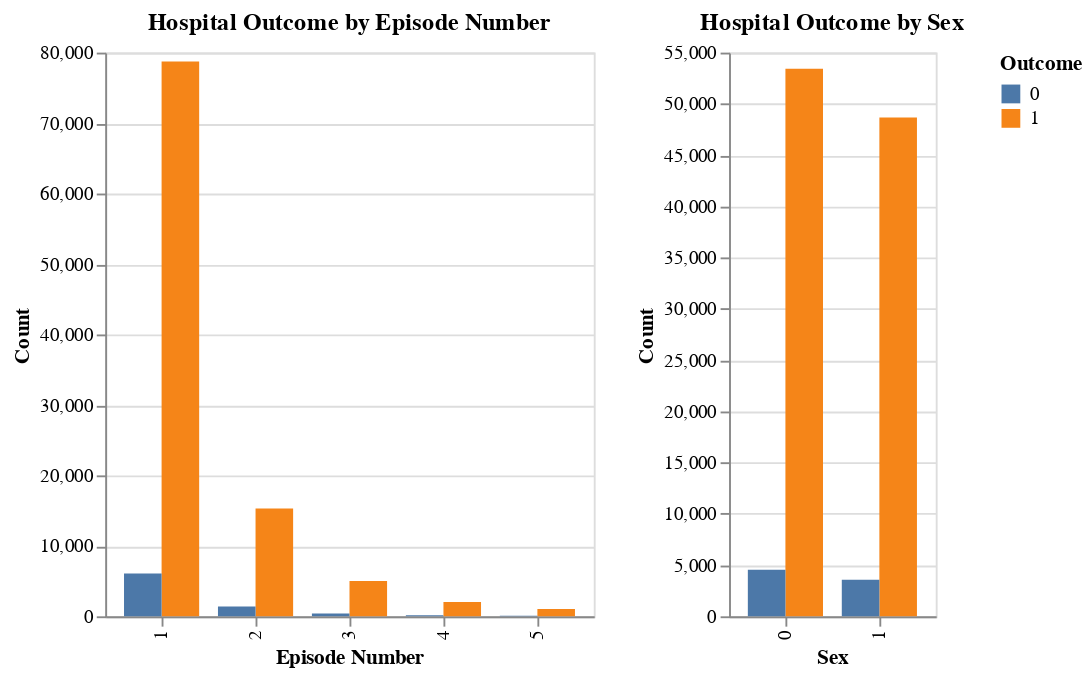

Source (notebook cell):
### Code cell
# Visualize Episode number & Sex VS Outcome by using bar plot
alt.data_transformers.enable('vegafusion')

episode_number_plot = (
    alt.Chart(train_df, title="Hospital Outcome by Episode Number")
    .mark_bar()
    .encode(
        x=alt.X('episode_number:N', title='Episode Number'),
        y=alt.Y('count()', title='Count'),
        color=alt.Color('hospital_outcome:N', title='Outcome'),
        xOffset='hospital_outcome:N')
)

sex_plot = (
    alt.Chart(train_df, title="Hospital Outcome by Sex")
    .mark_bar()
    .encode(
        x=alt.X('sex:N', title='Sex'),
        y=alt.Y('count()', title='Count'),
        color=alt.Color('hospital_outcome:N', title='Outcome'),
        xOffset='hospital_outcome:N')
)

# Show the plot
episode_number_plot | sex_plot

### Figure 1 — Vega specification as saved in the notebook (floating-point values rounded to 4 significant figures)
{"$schema": "https://vega.github.io/schema/vega/v5.json", "data": [{"name": "source_0"}, {"name": "data_0", "values": [{"__count": 78747, "episode_number": 1, "hospital_outcome": 1}, {"__count": 15285, "episode_number": 2, "hospital_outcome": 1}, {"__count": 4996, "episode_number": 3, "hospital_outcome": 1}, {"__count": 2036, "episode_number": 4, "hospital_outcome": 1}, {"__count": 6064, "episode_number": 1, "hospital_outcome": 0}, {"__count": 1403, "episode_number": 2, "hospital_outcome": 0}, {"__count": 407, "episode_number": 3, "hospital_outcome": 0}, {"__count": 1035, "episode_number": 5, "hospital_outcome": 1}, {"__count": 68, "episode_number": 5, "hospital_outcome": 0}, {"__count": 163, "episode_number": 4, "hospital_outcome": 0}]}, {"name": "data_1", "values": [{"__count": 48674, "hospital_outcome": 1, "sex": 1}, {"__count": 53425, "hospital_outcome": 1, "sex": 0}, {"__count": 4548, "hospital_outcome": 0, "sex": 0}, {"__count": 3557, "hospital_outcome": 0, "sex": 1}]}, {"name": "data_0_xOffset_domain_hospital_outcome_0", "values": [{"hospital_outcome": 1}, {"hospital_outcome": 0}]}, {"name": "data_1_xOffset_domain_hospital_outcome_1", "values": [{"hospital_outcome": 1}, {"hospital_outcome": 0}]}, {"name": "data_0_color_domain_hospital_outcome_0", "values": [{"hospital_outcome": 1}, {"hospital_outcome": 0}]}, {"name": "data_1_color_domain_hospital_outcome_1", "values": [{"hospital_outcome": 1}, {"hospital_outcome": 0}]}, {"name": "data_0_concat_0_x_domain_episode_number", "values": [{"episode_number": 1}, {"episode_number": 2}, {"episode_number": 3}, {"episode_number": 4}, {"episode_number": 5}]}, {"name": "data_0_concat_0_y_domain___count", "values": [{"min": 68, "max": 78747}]}, {"name": "data_1_concat_1_x_domain_sex", "values": [{"sex": 1}, {"sex": 0}]}, {"name": "data_1_concat_1_y_domain___count", "values": [{"min": 3557, "max": 53425}]}], "signals": [{"name": "concat_0_x_step", "update": "20 * bandspace(domain('xOffset').length, 0, 0) / (1-0.2)"}, {"name": "concat_0_width", "update": "bandspace(domain('concat_0_x').length, 0.2, 0.2) * concat_0_x_step"}, {"name": "concat_1_x_step", "update": "20 * bandspace(domain('xOffset').length, 0, 0) / (1-0.2)"}, {"name": "concat_1_width", "update": "bandspace(domain('concat_1_x').length, 0.2, 0.2) * concat_1_x_step"}], "marks": [{"type": "group", "name": "concat_0_group", "encode": {"update": {"height": {"signal": "height"}, "width": {"signal": "concat_0_width"}}}, "marks": [{"type": "rect", "name": "concat_0_marks", "from": {"data": "data_0"}, "encode": {"update": {"width": {"signal": "max(0.25, bandwidth('xOffset'))"}, "y2": {"value": 0, "scale": "concat_0_y"}, "fill": {"field": "hospital_outcome", "scale": "color"}, "y": {"field": "__count", "scale": "concat_0_y"}, "x": {"field": "episode_number", "scale": "concat_0_x", "offset": {"field": "hospital_outcome", "scale": "xOffset"}}}}, "style": ["bar"]}], "axes": [{"scale": "concat_0_y", "maxExtent": 0, "domain": false, "labels": false, "gridScale": "concat_0_x", "tickCount": {"signal": "ceil(height/40)"}, "aria": false, "minExtent": 0, "zindex": 0, "grid": true, "orient": "left", "ticks": false}, {"scale": "concat_0_x", "zindex": 0, "orient": "bottom", "title": "Episode Number", "labelAlign": "right", "grid": false, "labelAngle": 270, "labelBaseline": "middle"}, {"scale": "concat_0_y", "labelOverlap": true, "orient": "left", "title": "Count", "grid": false, "zindex": 0, "tickCount": {"signal": "ceil(height/40)"}}], "title": {"text": "Hospital Outcome by Episode Number", "frame": "group"}, "style": "cell"}, {"type": "group", "name": "concat_1_group", "encode": {"update": {"height": {"signal": "height"}, "width": {"signal": "concat_1_width"}}}, "marks": [{"type": "rect", "name": "concat_1_marks", "from": {"data": "data_1"}, "encode": {"update": {"x": {"field": "sex", "scale": "concat_1_x", "offset": {"field": "hospital_outcome", "scale": "xOffset"}}, "y": {"field": "__count", "scale": "concat_1_y"}, "y2": {"value": 0, "scale": "concat_1_y"}, "fill": {"field": "hospital_outcome", "scale": "color"}, "width": {"signal": "max(0.25, bandwidth('xOffset'))"}}}, "style": ["bar"]}], "axes": [{"scale": "concat_1_y", "aria": false, "maxExtent": 0, "zindex": 0, "minExtent": 0, "labels": false, "ticks": false, "orient": "left", "tickCount": {"signal": "ceil(height/40)"}, "domain": false, "gridScale": "concat_1_x", "grid": true}, {"scale": "concat_1_x", "title": "Sex", "labelAngle": 270, "labelBaseline": "middle", "zindex": 0, "orient": "bottom", "grid": false, "labelAlign": "right"}, {"scale": "concat_1_y", "tickCount": {"signal": "ceil(height/40)"}, "zindex": 0, "grid": false, "orient": "left", "title": "Count", "labelOverlap": true}], "title": {"text": "Hospital Outcome by Sex", "frame": "group"}, "style": "cell"}], "scales": [{"name": "xOffset", "type": "band", "domain": {"fields": [{"data": "data_0_xOffset_domain_hospital_outcome_0", "field": "hospital_outcome"}, {"data": "data_1_xOffset_domain_hospital_outcome_1", "field": "hospital_outcome"}], "sort": true}, "range": {"step": 20}}, {"name": "color", "type": "ordinal", "domain": {"fields": [{"data": "data_0_color_domain_hospital_outcome_0", "field": "hospital_outcome"}, {"data": "data_1_color_domain_hospital_outcome_1", "field": "hospital_outcome"}], "sort": true}, "range": "category"}, {"name": "concat_0_x", "type": "band", "domain": {"data": "data_0_concat_0_x_domain_episode_number", "field": "episode_number", "sort": true}, "range": {"step": {"signal": "concat_0_x_step"}}, "paddingInner": 0.2, "paddingOuter": 0.2}, {"name": "concat_0_y", "type": "linear", "domain": [{"signal": "(data(\"data_0_concat_0_y_domain___count\")[0] || {}).min"}, {"signal": "(data(\"data_0_concat_0_y_domain___count\")[0] || {}).max"}], "range": [{"signal": "height"}, 0], "nice": true, "zero": true}, {"name": "concat_1_x", "type": "band", "domain": {"data": "data_1_concat_1_x_domain_sex", "field": "sex", "sort": true}, "range": {"step": {"signal": "concat_1_x_step"}}, "paddingOuter": 0.2, "paddingInner": 0.2}, {"name": "concat_1_y", "type": "linear", "domain": [{"signal": "(data(\"data_1_concat_1_y_domain___count\")[0] || {}).min"}, {"signal": "(data(\"data_1_concat_1_y_domain___count\")[0] || {}).max"}], "range": [{"signal": "height"}, 0], "nice": true, "zero": true}], "padding": 5, "layout": {"padding": 20, "bounds": "full", "align": "each"}, "legends": [{"title": "Outcome", "fill": "color", "symbolType": "square"}], "background": "white", "height": 300}
